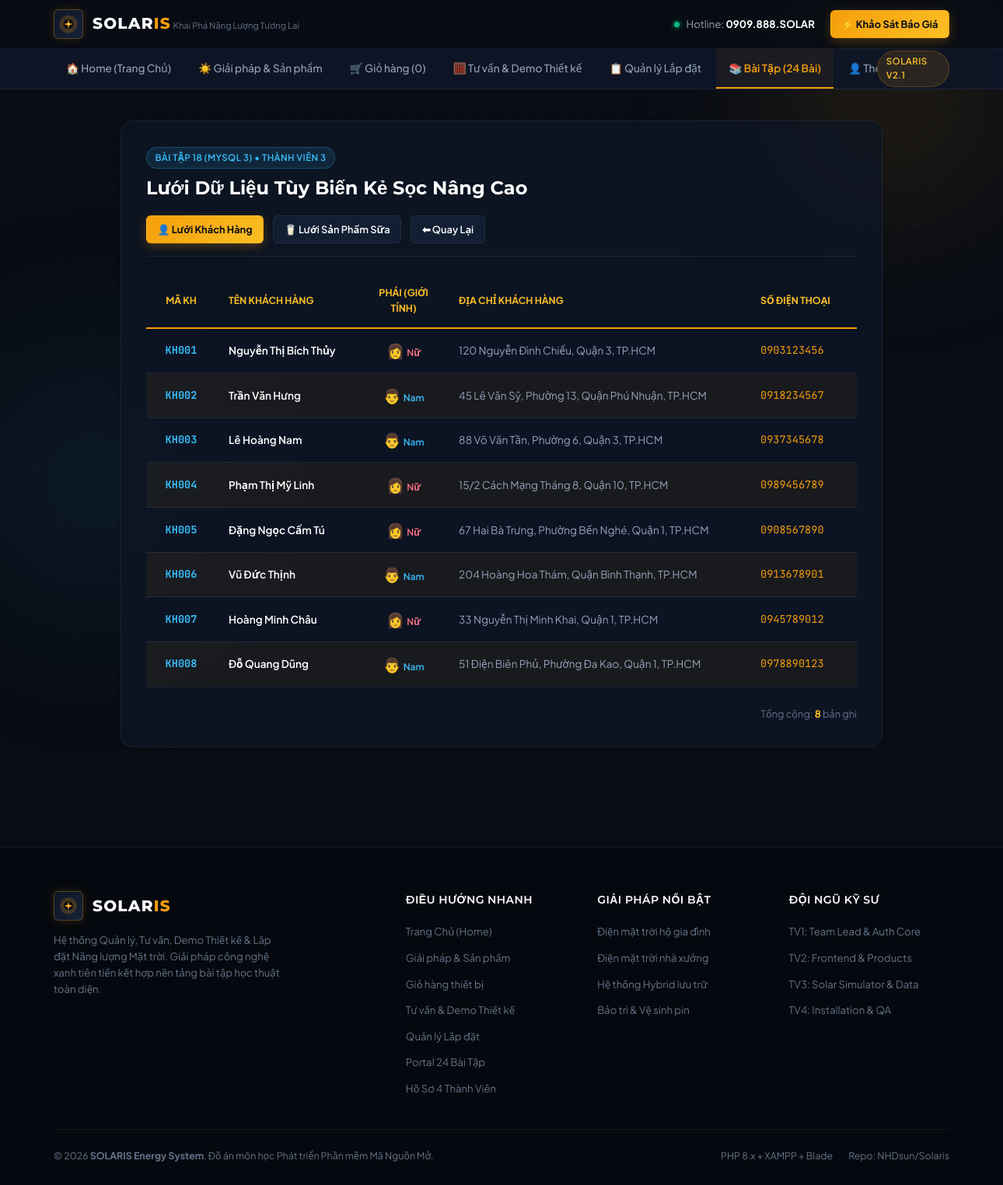
The page /index.php?page=exercises&exercise=18 on the database its author committed.
### tables this page shows
CREATE TABLE `khach_hang` (
    `Ma_khach_hang` VARCHAR(20) NOT NULL PRIMARY KEY,
    `Ten_khach_hang` VARCHAR(100) NOT NULL,
    `Phai` TINYINT(1) DEFAULT 0 COMMENT '0: Nam, 1: Nữ',
    `Dia_chi` VARCHAR(200) NULL,
    `Dien_thoai` VARCHAR(20) NULL,
    `Email` VARCHAR(100) NULL
);

### resources/views/pages/exercises/member3/exercise18_mysql_custom_grid.php (the view, shortened to what this page needs)
<?php
$pdo = Database::getPdo();
$data_list = [];
$selected_view = $_GET['view'] ?? 'khach_hang';
if ($pdo !== null) {
    try {
        if ($selected_view === 'sua') {
            $stmt = $pdo->query("SELECT s.Ma_sua, s.Ten_sua, h.Ten_hang_sua, s.Trong_luong, s.Don_gia
                                 FROM sua s
                                 LEFT JOIN hang_sua h ON s.Ma_hang_sua = h.Ma_hang_sua
                                 LIMIT 15");
            $data_list = $stmt->fetchAll(PDO::FETCH_ASSOC);
            $is_live_data = true;
        } else {
            $stmt = $pdo->query("SELECT Ma_khach_hang, Ten_khach_hang, Phai, Dia_chi, Dien_thoai FROM khach_hang LIMIT 20");
            $data_list = $stmt->fetchAll(PDO::FETCH_ASSOC);
        }
    } catch (\Exception $e) {
        $db_error = $e->getMessage();
    }
}
?>
<div class="sol-glass-card" style="padding: 2rem; max-width: 980px; margin: 0 auto;">
    <div style="display: flex; align-items: center; justify-content: space-between; flex-wrap: wrap; gap: 1rem; margin-bottom: 1.5rem; border-bottom: 1px solid var(--border-subtle); padding-bottom: 1rem;">
        <div>
            <span class="sol-badge sol-badge--cyan" style="margin-bottom: 0.35rem;">BÀI TẬP 18 (MYSQL 3) • THÀNH VIÊN 3</span>
            <h2 style="color: #ffffff; font-size: 1.5rem; font-family: var(--font-heading);">
                Lưới Dữ Liệu Tùy Biến Kẻ Sọc Nâng Cao
            </h2>
        </div>
        <div style="display: flex; align-items: center; gap: 0.75rem;">
            <a href="index.php?page=exercises&exercise=18&view=khach_hang" class="sol-btn <?= $selected_view === 'khach_hang' ? 'sol-btn--solar' : 'sol-btn--secondary' ?> sol-btn--sm">
                👤 Lưới Khách Hàng
            </a>
            <a href="index.php?page=exercises&exercise=18&view=sua" class="sol-btn <?= $selected_view === 'sua' ? 'sol-btn--solar' : 'sol-btn--secondary' ?> sol-btn--sm">
                🥛 Lưới Sản Phẩm Sữa
            </a>
            <a href="index.php?page=exercises" class="sol-btn sol-btn--secondary sol-btn--sm">⬅ Quay Lại</a>
        </div>
    </div>
    <?php if ($selected_view === 'sua'): ?>
        <div style="overflow-x: auto;">
            <table style="width: 100%; border-collapse: collapse; font-size: 0.85rem; text-align: left;">
                <thead>
                    <tr style="border-bottom: 2px solid var(--accent-amber); color: var(--accent-gold); font-size: 0.775rem; text-transform: uppercase;">
                        <th style="padding: 0.85rem 1rem; width: 90px; text-align: center;">Mã Sữa</th>
                        <th style="padding: 0.85rem 1rem;">Tên Sản Phẩm Sữa</th>
                        <th style="padding: 0.85rem 1rem;">Hãng Sản Xuất</th>
                        <th style="padding: 0.85rem 1rem; text-align: center; width: 120px;">Trọng Lượng</th>
                        <th style="padding: 0.85rem 1rem; text-align: right; width: 140px;">Đơn Giá</th>
                    </tr>
                </thead>
                <tbody>
                    <?php foreach ($data_list as $i => $row):
                        $isStripe = $i % 2 === 1;
                        $bg = $isStripe ? 'rgba(56, 189, 248, 0.06)' : 'rgba(14, 22, 38, 0.4)';
                    ?>
                        <tr style="border-bottom: 1px solid var(--border-subtle); background: <?= $bg ?>; transition: background 0.15s ease;">
                            <td style="padding: 0.85rem 1rem; text-align: center; font-family: var(--font-mono); color: var(--accent-cyan); font-weight: 700;">
                                <?= htmlspecialchars($row['Ma_sua'] ?? $row[0] ?? '') ?>
                            </td>
                            <td style="padding: 0.85rem 1rem; color: #ffffff; font-weight: 600;">
                                <?= htmlspecialchars($row['Ten_sua'] ?? $row[1] ?? '') ?>
                            </td>
                            <td style="padding: 0.85rem 1rem; color: var(--accent-amber);">
                                <?= htmlspecialchars($row['Ten_hang_sua'] ?? $row[2] ?? '') ?>
                            </td>
                            <td style="padding: 0.85rem 1rem; text-align: center; color: var(--text-secondary); font-family: var(--font-mono);">
                                <?= $row['Trong_luong'] ?? $row[3] ?? '' ?> gr/ml
                            </td>
                            <td style="padding: 0.85rem 1rem; text-align: right; color: var(--accent-gold); font-weight: 700; font-family: var(--font-mono);">
                                <?= number_format((float)($row['Don_gia'] ?? $row[4] ?? 0), 0, ',', '.') ?> đ
                            </td>
                        </tr>
                    <?php endforeach; ?>
                </tbody>
            </table>
        </div>
    <?php else: ?>
        <div style="overflow-x: auto;">
            <table style="width: 100%; border-collapse: collapse; font-size: 0.85rem; text-align: left;">
                <thead>
                    <tr style="border-bottom: 2px solid var(--accent-amber); color: var(--accent-gold); font-size: 0.775rem; text-transform: uppercase;">
                        <th style="padding: 0.85rem 1rem; width: 90px; text-align: center;">Mã KH</th>
                        <th style="padding: 0.85rem 1rem;">Tên Khách Hàng</th>
                        <th style="padding: 0.85rem 1rem; width: 110px; text-align: center;">Phái (Giới Tính)</th>
                        <th style="padding: 0.85rem 1rem;">Địa Chỉ Khách Hàng</th>
                        <th style="padding: 0.85rem 1rem; width: 140px;">Số Điện Thoại</th>
                    </tr>
                </thead>
                <tbody>
                    <?php foreach ($data_list as $i => $row):
                        $isNu = ((int)($row['Phai'] ?? $row[2] ?? 0)) === 1;
                        $isStripe = $i % 2 === 1;
                        $bg = $isStripe ? 'rgba(245, 158, 11, 0.06)' : 'rgba(14, 22, 38, 0.4)';
                    ?>
                        <tr style="border-bottom: 1px solid var(--border-subtle); background: <?= $bg ?>; transition: background 0.15s ease;">
                            <td style="padding: 0.85rem 1rem; text-align: center; font-family: var(--font-mono); color: var(--accent-cyan); font-weight: 700;">
                                <?= htmlspecialchars($row['Ma_khach_hang'] ?? $row[0] ?? '') ?>
                            </td>
                            <td style="padding: 0.85rem 1rem; color: #ffffff; font-weight: 600;">
                                <?= htmlspecialchars($row['Ten_khach_hang'] ?? $row[1] ?? '') ?>
                            </td>
                            <td style="padding: 0.85rem 1rem; text-align: center; font-size: 1.15rem;">
                                <?php if ($isNu): ?>
                                    <span title="Nữ" style="color: #fb7185;">👩 <small style="font-size: 0.75rem; font-weight: 600;">Nữ</small></span>
                                <?php else: ?>
                                    <span title="Nam" style="color: #38bdf8;">👨 <small style="font-size: 0.75rem; font-weight: 600;">Nam</small></span>
                                <?php endif; ?>
                            </td>
                            <td style="padding: 0.85rem 1rem; color: var(--text-secondary);">
                                <?= htmlspecialchars($row['Dia_chi'] ?? $row[3] ?? '') ?>
                            </td>
                            <td style="padding: 0.85rem 1rem; color: var(--accent-amber); font-family: var(--font-mono);">
                                <?= htmlspecialchars($row['Dien_thoai'] ?? $row[4] ?? '') ?>
                            </td>
                        </tr>
                    <?php endforeach; ?>
                </tbody>
            </table>
        </div>
    <?php endif; ?>
    <div style="margin-top: 1.5rem; text-align: right; font-size: 0.8rem; color: var(--text-muted);">
        Tổng cộng: <strong style="color: var(--accent-gold);"><?= count($data_list) ?></strong> bản ghi
    </div>
</div>

### resources/css/solaris-theme.css (style rules this page uses)
:root { --font-sans: 'Plus Jakarta Sans', system-ui, -apple-system, sans-serif; --font-heading: 'Montserrat', sans-serif; --font-mono: 'JetBrains Mono', monospace; --bg-base: #080c14; --bg-surface: #0e1626; --bg-elevated: #152238; --bg-card: rgba(14, 22, 38, 0.75); --accent-amber: #f59e0b; --accent-gold: #fbbf24; --accent-cyan: #38bdf8; --accent-emerald: #10b981; --accent-rose: #f43f5e; --text-primary: #f8fafc; --text-secondary: #94a3b8; --text-muted: #64748b; --border-subtle: rgba(255, 255, 255, 0.07); --border-hover: rgba(245, 158, 11, 0.35); --radius-sm: 6px; --radius-md: 10px; --radius-lg: 16px; --radius-xl: 20px; --radius-full: 9999px; --transition: 0.2s cubic-bezier(0.16, 1, 0.3, 1); }
*, *::before, *::after { box-sizing: border-box; margin: 0; padding: 0; }
html { scroll-behavior: smooth; }
body { font-family: var(--font-sans); background-color: var(--bg-base); color: var(--text-primary); line-height: 1.6; min-height: 100vh; display: flex; flex-direction: column; overflow-x: hidden; position: relative; }
.solar-bg-grid { background-image: radial-gradient(circle at 1px 1px, rgba(255, 255, 255, 0.04) 1px, transparent 0); background-size: 24px 24px; }
.sol-btn { display: inline-flex; align-items: center; justify-content: center; gap: 0.5rem; padding: 0.65rem 1.25rem; font-size: 0.875rem; font-weight: 600; font-family: var(--font-sans); border-radius: var(--radius-sm); transition: var(--transition); cursor: pointer; border: 1px solid transparent; text-decoration: none; white-space: nowrap; }
.sol-btn--solar { background: linear-gradient(135deg, #f59e0b 0%, #fbbf24 100%); color: #080c14; font-weight: 700; box-shadow: 0 4px 14px rgba(245, 158, 11, 0.28); }
.sol-btn--secondary { background: rgba(21, 34, 56, 0.8); color: var(--text-primary); border: 1px solid var(--border-subtle); backdrop-filter: blur(8px); }
.sol-btn--sm { padding: 0.4rem 0.85rem; font-size: 0.8rem; }
.sol-glass-card { background: var(--bg-card); backdrop-filter: blur(12px); -webkit-backdrop-filter: blur(12px); border: 1px solid var(--border-subtle); border-radius: var(--radius-lg); transition: var(--transition); position: relative; overflow: hidden; }
.sol-badge { display: inline-flex; align-items: center; gap: 0.35rem; padding: 0.25rem 0.65rem; font-size: 0.725rem; font-weight: 600; border-radius: var(--radius-full); letter-spacing: 0.4px; text-transform: uppercase; }
.sol-badge--cyan { background: rgba(56, 189, 248, 0.12); color: var(--accent-cyan); border: 1px solid rgba(56, 189, 248, 0.25); }

### rows shown on the page
khach_hang: Ma_khach_hang "KH001", Ten_khach_hang "Nguyễn Thị Bích Thủy", Phai "Nữ", Dia_chi "120 Nguyễn Đình Chiểu, Quận 3, TP.HCM", Dien_thoai "0903123456"
khach_hang: Ma_khach_hang "KH002", Ten_khach_hang "Trần Văn Hưng", Phai "Nam", Dia_chi "45 Lê Văn Sỹ, Phường 13, Quận Phú Nhuận, TP.HCM", Dien_thoai "0918234567"
khach_hang: Ma_khach_hang "KH003", Ten_khach_hang "Lê Hoàng Nam", Phai "Nam", Dia_chi "88 Võ Văn Tần, Phường 6, Quận 3, TP.HCM", Dien_thoai "0937345678"
khach_hang: Ma_khach_hang "KH004", Ten_khach_hang "Phạm Thị Mỹ Linh", Phai "Nữ", Dia_chi "15/2 Cách Mạng Tháng 8, Quận 10, TP.HCM", Dien_thoai "0989456789"
khach_hang: Ma_khach_hang "KH005", Ten_khach_hang "Đặng Ngọc Cẩm Tú", Phai "Nữ", Dia_chi "67 Hai Bà Trưng, Phường Bến Nghé, Quận 1, TP.HCM", Dien_thoai "0908567890"
khach_hang: Ma_khach_hang "KH006", Ten_khach_hang "Vũ Đức Thịnh", Phai "Nam", Dia_chi "204 Hoàng Hoa Thám, Quận Bình Thạnh, TP.HCM", Dien_thoai "0913678901"
khach_hang: Ma_khach_hang "KH007", Ten_khach_hang "Hoàng Minh Châu", Phai "Nữ", Dia_chi "33 Nguyễn Thị Minh Khai, Quận 1, TP.HCM", Dien_thoai "0945789012"
khach_hang: Ma_khach_hang "KH008", Ten_khach_hang "Đỗ Quang Dũng", Phai "Nam", Dia_chi "51 Điện Biên Phủ, Phường Đa Kao, Quận 1, TP.HCM", Dien_thoai "0978890123"

### other values the page prints
count($data_list) "8"
